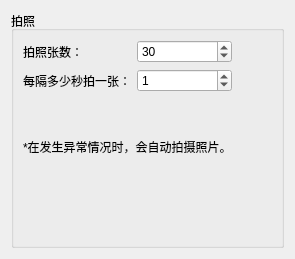
        <widget class="QWidget" name="page_3">
         <layout class="QHBoxLayout" name="horizontalLayout_3">
          <item>
           <widget class="QGroupBox" name="groupBox_7">
            <property name="title">
             <string>拍照</string>
            </property>
            <layout class="QGridLayout" name="gridLayout_5">
             <item row="0" column="2">
              <spacer name="horizontalSpacer_3">
               <property name="orientation">
                <enum>Qt::Horizontal</enum>
               </property>
               <property name="sizeHint" stdset="0">
                <size>
                 <width>40</width>
                 <height>20</height>
                </size>
               </property>
              </spacer>
             </item>
             <item row="3" column="0" colspan="2">
              <widget class="QLabel" name="label_9">
               <property name="text">
                <string>*在发生异常情况时，会自动拍摄照片。</string>
               </property>
              </widget>
             </item>
             <item row="1" column="0">
              <widget class="QLabel" name="label_8">
               <property name="text">
                <string>每隔多少秒拍一张：</string>
               </property>
              </widget>
             </item>
             <item row="0" column="1">
              <widget class="QSpinBox" name="sbox_photocount">
               <property name="value">
                <number>30</number>
               </property>
              </widget>
             </item>
             <item row="0" column="0">
              <widget class="QLabel" name="label_7">
               <property name="text">
                <string>拍照张数：</string>
               </property>
              </widget>
             </item>
             <item row="1" column="1">
              <widget class="QSpinBox" name="sbox_photogap">
               <property name="value">
                <number>1</number>
               </property>
              </widget>
             </item>
             <item row="5" column="0">
              <spacer name="verticalSpacer_4">
               <property name="orientation">
                <enum>Qt::Vertical</enum>
               </property>
               <property name="sizeHint" stdset="0">
                <size>
                 <width>20</width>
                 <height>40</height>
                </size>
               </property>
              </spacer>
             </item>
             <item row="4" column="0">
              <spacer name="verticalSpacer">
               <property name="orientation">
                <enum>Qt::Vertical</enum>
               </property>
               <property name="sizeHint" stdset="0">
                <size>
                 <width>20</width>
                 <height>40</height>
                </size>
               </property>
              </spacer>
             </item>
             <item row="2" column="0">
              <spacer name="verticalSpacer_3">
               <property name="orientation">
                <enum>Qt::Vertical</enum>
               </property>
               <property name="sizeHint" stdset="0">
                <size>
                 <width>20</width>
                 <height>40</height>
                </size>
               </property>
              </spacer>
             </item>
            </layout>
           </widget>
          </item>
         </layout>
        </widget>
